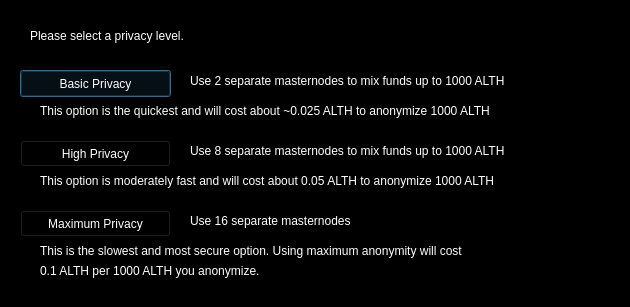
<?xml version="1.0" encoding="UTF-8"?>
<ui version="4.0">
 <class>DarksendConfig</class>
 <widget class="QDialog" name="DarksendConfig">
  <property name="geometry">
   <rect>
    <x>0</x>
    <y>0</y>
    <width>630</width>
    <height>307</height>
   </rect>
  </property>
  <property name="palette">
   <palette>
    <active>
     <colorrole role="WindowText">
      <brush brushstyle="SolidPattern">
       <color alpha="255">
        <red>255</red>
        <green>255</green>
        <blue>255</blue>
       </color>
      </brush>
     </colorrole>
     <colorrole role="Button">
      <brush brushstyle="SolidPattern">
       <color alpha="255">
        <red>0</red>
        <green>0</green>
        <blue>0</blue>
       </color>
      </brush>
     </colorrole>
     <colorrole role="Light">
      <brush brushstyle="SolidPattern">
       <color alpha="255">
        <red>0</red>
        <green>0</green>
        <blue>0</blue>
       </color>
      </brush>
     </colorrole>
     <colorrole role="Midlight">
      <brush brushstyle="SolidPattern">
       <color alpha="255">
        <red>0</red>
        <green>0</green>
        <blue>0</blue>
       </color>
      </brush>
     </colorrole>
     <colorrole role="Dark">
      <brush brushstyle="SolidPattern">
       <color alpha="255">
        <red>0</red>
        <green>0</green>
        <blue>0</blue>
       </color>
      </brush>
     </colorrole>
     <colorrole role="Mid">
      <brush brushstyle="SolidPattern">
       <color alpha="255">
        <red>0</red>
        <green>0</green>
        <blue>0</blue>
       </color>
      </brush>
     </colorrole>
     <colorrole role="Text">
      <brush brushstyle="SolidPattern">
       <color alpha="255">
        <red>255</red>
        <green>255</green>
        <blue>255</blue>
       </color>
      </brush>
     </colorrole>
     <colorrole role="BrightText">
      <brush brushstyle="SolidPattern">
       <color alpha="255">
        <red>255</red>
        <green>255</green>
        <blue>255</blue>
       </color>
      </brush>
     </colorrole>
     <colorrole role="ButtonText">
      <brush brushstyle="SolidPattern">
       <color alpha="255">
        <red>255</red>
        <green>255</green>
        <blue>255</blue>
       </color>
      </brush>
     </colorrole>
     <colorrole role="Base">
      <brush brushstyle="SolidPattern">
       <color alpha="255">
        <red>0</red>
        <green>0</green>
        <blue>0</blue>
       </color>
      </brush>
     </colorrole>
     <colorrole role="Window">
      <brush brushstyle="SolidPattern">
       <color alpha="255">
        <red>0</red>
        <green>0</green>
        <blue>0</blue>
       </color>
      </brush>
     </colorrole>
     <colorrole role="Shadow">
      <brush brushstyle="SolidPattern">
       <color alpha="255">
        <red>0</red>
        <green>0</green>
        <blue>0</blue>
       </color>
      </brush>
     </colorrole>
     <colorrole role="AlternateBase">
      <brush brushstyle="SolidPattern">
       <color alpha="255">
        <red>0</red>
        <green>0</green>
        <blue>0</blue>
       </color>
      </brush>
     </colorrole>
     <colorrole role="ToolTipBase">
      <brush brushstyle="SolidPattern">
       <color alpha="255">
        <red>255</red>
        <green>255</green>
        <blue>220</blue>
       </color>
      </brush>
     </colorrole>
     <colorrole role="ToolTipText">
      <brush brushstyle="SolidPattern">
       <color alpha="255">
        <red>0</red>
        <green>0</green>
        <blue>0</blue>
       </color>
      </brush>
     </colorrole>
    </active>
    <inactive>
     <colorrole role="WindowText">
      <brush brushstyle="SolidPattern">
       <color alpha="255">
        <red>255</red>
        <green>255</green>
        <blue>255</blue>
       </color>
      </brush>
     </colorrole>
     <colorrole role="Button">
      <brush brushstyle="SolidPattern">
       <color alpha="255">
        <red>0</red>
        <green>0</green>
        <blue>0</blue>
       </color>
      </brush>
     </colorrole>
     <colorrole role="Light">
      <brush brushstyle="SolidPattern">
       <color alpha="255">
        <red>0</red>
        <green>0</green>
        <blue>0</blue>
       </color>
      </brush>
     </colorrole>
     <colorrole role="Midlight">
      <brush brushstyle="SolidPattern">
       <color alpha="255">
        <red>0</red>
        <green>0</green>
        <blue>0</blue>
       </color>
      </brush>
     </colorrole>
     <colorrole role="Dark">
      <brush brushstyle="SolidPattern">
       <color alpha="255">
        <red>0</red>
        <green>0</green>
        <blue>0</blue>
       </color>
      </brush>
     </colorrole>
     <colorrole role="Mid">
      <brush brushstyle="SolidPattern">
       <color alpha="255">
        <red>0</red>
        <green>0</green>
        <blue>0</blue>
       </color>
      </brush>
     </colorrole>
     <colorrole role="Text">
      <brush brushstyle="SolidPattern">
       <color alpha="255">
        <red>255</red>
        <green>255</green>
        <blue>255</blue>
       </color>
      </brush>
     </colorrole>
     <colorrole role="BrightText">
      <brush brushstyle="SolidPattern">
       <color alpha="255">
        <red>255</red>
        <green>255</green>
        <blue>255</blue>
       </color>
      </brush>
     </colorrole>
     <colorrole role="ButtonText">
      <brush brushstyle="SolidPattern">
       <color alpha="255">
        <red>255</red>
        <green>255</green>
        <blue>255</blue>
       </color>
      </brush>
     </colorrole>
     <colorrole role="Base">
      <brush brushstyle="SolidPattern">
       <color alpha="255">
        <red>0</red>
        <green>0</green>
        <blue>0</blue>
       </color>
      </brush>
     </colorrole>
     <colorrole role="Window">
      <brush brushstyle="SolidPattern">
       <color alpha="255">
        <red>0</red>
        <green>0</green>
        <blue>0</blue>
       </color>
      </brush>
     </colorrole>
     <colorrole role="Shadow">
      <brush brushstyle="SolidPattern">
       <color alpha="255">
        <red>0</red>
        <green>0</green>
        <blue>0</blue>
       </color>
      </brush>
     </colorrole>
     <colorrole role="AlternateBase">
      <brush brushstyle="SolidPattern">
       <color alpha="255">
        <red>0</red>
        <green>0</green>
        <blue>0</blue>
       </color>
      </brush>
     </colorrole>
     <colorrole role="ToolTipBase">
      <brush brushstyle="SolidPattern">
       <color alpha="255">
        <red>255</red>
        <green>255</green>
        <blue>220</blue>
       </color>
      </brush>
     </colorrole>
     <colorrole role="ToolTipText">
      <brush brushstyle="SolidPattern">
       <color alpha="255">
        <red>0</red>
        <green>0</green>
        <blue>0</blue>
       </color>
      </brush>
     </colorrole>
    </inactive>
    <disabled>
     <colorrole role="WindowText">
      <brush brushstyle="SolidPattern">
       <color alpha="255">
        <red>0</red>
        <green>0</green>
        <blue>0</blue>
       </color>
      </brush>
     </colorrole>
     <colorrole role="Button">
      <brush brushstyle="SolidPattern">
       <color alpha="255">
        <red>0</red>
        <green>0</green>
        <blue>0</blue>
       </color>
      </brush>
     </colorrole>
     <colorrole role="Light">
      <brush brushstyle="SolidPattern">
       <color alpha="255">
        <red>0</red>
        <green>0</green>
        <blue>0</blue>
       </color>
      </brush>
     </colorrole>
     <colorrole role="Midlight">
      <brush brushstyle="SolidPattern">
       <color alpha="255">
        <red>0</red>
        <green>0</green>
        <blue>0</blue>
       </color>
      </brush>
     </colorrole>
     <colorrole role="Dark">
      <brush brushstyle="SolidPattern">
       <color alpha="255">
        <red>0</red>
        <green>0</green>
        <blue>0</blue>
       </color>
      </brush>
     </colorrole>
     <colorrole role="Mid">
      <brush brushstyle="SolidPattern">
       <color alpha="255">
        <red>0</red>
        <green>0</green>
        <blue>0</blue>
       </color>
      </brush>
     </colorrole>
     <colorrole role="Text">
      <brush brushstyle="SolidPattern">
       <color alpha="255">
        <red>0</red>
        <green>0</green>
        <blue>0</blue>
       </color>
      </brush>
     </colorrole>
     <colorrole role="BrightText">
      <brush brushstyle="SolidPattern">
       <color alpha="255">
        <red>255</red>
        <green>255</green>
        <blue>255</blue>
       </color>
      </brush>
     </colorrole>
     <colorrole role="ButtonText">
      <brush brushstyle="SolidPattern">
       <color alpha="255">
        <red>0</red>
        <green>0</green>
        <blue>0</blue>
       </color>
      </brush>
     </colorrole>
     <colorrole role="Base">
      <brush brushstyle="SolidPattern">
       <color alpha="255">
        <red>0</red>
        <green>0</green>
        <blue>0</blue>
       </color>
      </brush>
     </colorrole>
     <colorrole role="Window">
      <brush brushstyle="SolidPattern">
       <color alpha="255">
        <red>0</red>
        <green>0</green>
        <blue>0</blue>
       </color>
      </brush>
     </colorrole>
     <colorrole role="Shadow">
      <brush brushstyle="SolidPattern">
       <color alpha="255">
        <red>0</red>
        <green>0</green>
        <blue>0</blue>
       </color>
      </brush>
     </colorrole>
     <colorrole role="AlternateBase">
      <brush brushstyle="SolidPattern">
       <color alpha="255">
        <red>0</red>
        <green>0</green>
        <blue>0</blue>
       </color>
      </brush>
     </colorrole>
     <colorrole role="ToolTipBase">
      <brush brushstyle="SolidPattern">
       <color alpha="255">
        <red>255</red>
        <green>255</green>
        <blue>220</blue>
       </color>
      </brush>
     </colorrole>
     <colorrole role="ToolTipText">
      <brush brushstyle="SolidPattern">
       <color alpha="255">
        <red>0</red>
        <green>0</green>
        <blue>0</blue>
       </color>
      </brush>
     </colorrole>
    </disabled>
   </palette>
  </property>
  <property name="windowTitle">
   <string>Configure Darksend</string>
  </property>
  <widget class="QPushButton" name="buttonBasic">
   <property name="geometry">
    <rect>
     <x>20</x>
     <y>70</y>
     <width>151</width>
     <height>27</height>
    </rect>
   </property>
   <property name="text">
    <string>Basic Privacy</string>
   </property>
  </widget>
  <widget class="QPushButton" name="buttonHigh">
   <property name="geometry">
    <rect>
     <x>20</x>
     <y>140</y>
     <width>151</width>
     <height>27</height>
    </rect>
   </property>
   <property name="text">
    <string>High Privacy</string>
   </property>
  </widget>
  <widget class="QPushButton" name="buttonMax">
   <property name="geometry">
    <rect>
     <x>20</x>
     <y>210</y>
     <width>151</width>
     <height>27</height>
    </rect>
   </property>
   <property name="text">
    <string>Maximum Privacy</string>
   </property>
  </widget>
  <widget class="QLabel" name="label">
   <property name="geometry">
    <rect>
     <x>30</x>
     <y>20</y>
     <width>571</width>
     <height>31</height>
    </rect>
   </property>
   <property name="text">
    <string>Please select a privacy level.</string>
   </property>
  </widget>
  <widget class="QLabel" name="label_2">
   <property name="geometry">
    <rect>
     <x>190</x>
     <y>70</y>
     <width>421</width>
     <height>21</height>
    </rect>
   </property>
   <property name="text">
    <string>Use 2 separate masternodes to mix funds up to 1000 ALTH</string>
   </property>
  </widget>
  <widget class="QLabel" name="label_3">
   <property name="geometry">
    <rect>
     <x>190</x>
     <y>140</y>
     <width>411</width>
     <height>21</height>
    </rect>
   </property>
   <property name="text">
    <string>Use 8 separate masternodes to mix funds up to 1000 ALTH</string>
   </property>
  </widget>
  <widget class="QLabel" name="label_4">
   <property name="geometry">
    <rect>
     <x>190</x>
     <y>210</y>
     <width>421</width>
     <height>21</height>
    </rect>
   </property>
   <property name="text">
    <string>Use 16 separate masternodes</string>
   </property>
  </widget>
  <widget class="QLabel" name="label_6">
   <property name="geometry">
    <rect>
     <x>40</x>
     <y>100</y>
     <width>561</width>
     <height>21</height>
    </rect>
   </property>
   <property name="text">
    <string>This option is the quickest and will cost about ~0.025 ALTH to anonymize 1000 ALTH</string>
   </property>
  </widget>
  <widget class="QLabel" name="label_7">
   <property name="geometry">
    <rect>
     <x>40</x>
     <y>170</y>
     <width>561</width>
     <height>21</height>
    </rect>
   </property>
   <property name="text">
    <string>This option is moderately fast and will cost about 0.05 ALTH to anonymize 1000 ALTH</string>
   </property>
  </widget>
  <widget class="QLabel" name="label_8">
   <property name="geometry">
    <rect>
     <x>40</x>
     <y>240</y>
     <width>561</width>
     <height>21</height>
    </rect>
   </property>
   <property name="text">
    <string>This is the slowest and most secure option. Using maximum anonymity will cost</string>
   </property>
  </widget>
  <widget class="QLabel" name="label_9">
   <property name="geometry">
    <rect>
     <x>40</x>
     <y>260</y>
     <width>561</width>
     <height>21</height>
    </rect>
   </property>
   <property name="text">
    <string>0.1 ALTH per 1000 ALTH you anonymize.</string>
   </property>
  </widget>
  <widget class="Line" name="line">
   <property name="geometry">
    <rect>
     <x>10</x>
     <y>120</y>
     <width>601</width>
     <height>16</height>
    </rect>
   </property>
   <property name="orientation">
    <enum>Qt::Horizontal</enum>
   </property>
  </widget>
  <widget class="Line" name="line_2">
   <property name="geometry">
    <rect>
     <x>10</x>
     <y>190</y>
     <width>601</width>
     <height>16</height>
    </rect>
   </property>
   <property name="orientation">
    <enum>Qt::Horizontal</enum>
   </property>
  </widget>
 </widget>
 <resources/>
 <connections/>
</ui>
